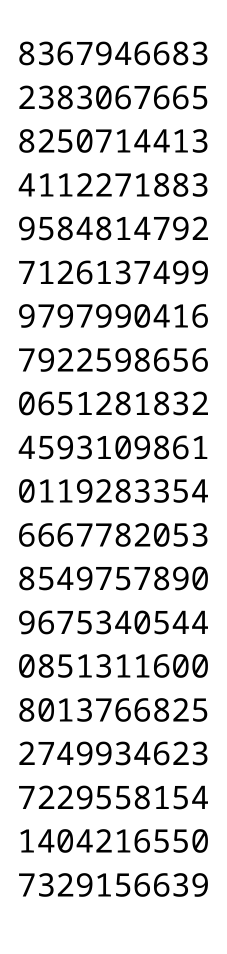
#> input picture example.png, 454 x 1907 px (shown at 1/2 size)
$ python template_matching_OCR.py
#> lines starting #> are read from the running program, lines starting #| are printed output that depends on the picture; after the words box and inside, x2 and y2 are one past the last pixel; in counts of white or black regions, pixels touching at a corner belong together
# -*- coding: utf-8 -*-
"""
Spyder Editor

This is a temporary script file.
"""


import cv2
import numpy as np
img_rgb = cv2.imread('example.png')
#> img_rgb is the input picture: shape (1907, 454, 3); min 0, max 255, mean 222.7
img_gray = cv2.cvtColor(img_rgb, cv2.COLOR_BGR2GRAY)
h , w = img_gray.shape
#> h = 1907; w = 454


def non_max(row ):
    c = []
    points = []
    result  = []
    co = row.copy()
    for i  in range(len(row)):
        if co[i] != ():
            c.append(row[i])
            for j  in range(len(row)):
                if co[j] != ():
                    if(abs(row[i][0 ] - row[j][0] )< 5 and abs(row[i][1 ] - row[j][1]) < 5 ):
                        c.append(row[j])
                        co[j] = ()

            points.append(c)
            co[i] =()
            c=[]
    for p in  points:
        l = len(p)
        x = 0
        y = 0
        for t in p:
            x+=t[0 ]
            y += t[1]
        result.append((x/l , y/l , p[0][2]) )
    return result


result = [ ]
for i in range(10):
    row =[]
    template = cv2.imread( str(i)+'.png' , 0)
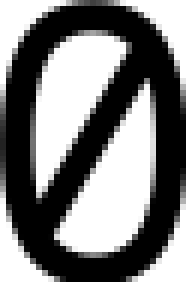
#> input picture 0.png, 31 x 47 px (shown 6 times larger)
#> template is the input picture: shape (47, 31); min 0, max 255, mean 125.2
    w, h = template.shape[::-1]
#> w = 31; h = 47
    res = cv2.matchTemplate(img_gray, template, cv2.TM_CCOEFF_NORMED)
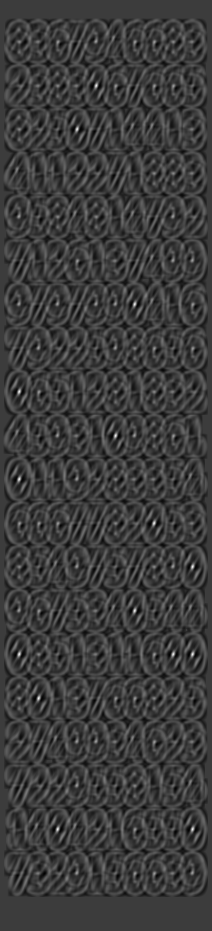
#> res: shape (1861, 424) float32 (shown at 1/2 size); min -0.314, max 1, mean -0.00216; drawn with min black and max white
    threshold = .9
    loc = np.where(res >= threshold)  # cv2.minMaxLoc(res)
#> loc = 39 positions, rows 170 to 1659, columns 38 to 385
    for pt in zip(*loc[::-1]):
        cv2.rectangle(img_rgb, pt, (pt[0] + w, pt[1] + h), (0, 0, 255), 2)
        row.append((pt[0] ,pt[1] , i))
#> this loop made 39 passes
#> pt on passes 1 to 12: (192, 170), (192, 171), (192, 172), (154, 257), (154, 258), (269, 607), (269, 608), (269, 609), (38, 782), (38, 783), (38, 784), (231, 870)
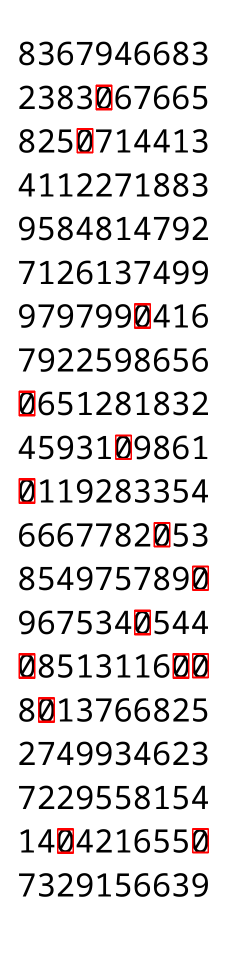
#> img_rgb: shape (1907, 454, 3) (shown at 1/2 size); 0.98% of pixels changed, all inside (x1, y1, x2, y2) = (37, 169, 418, 1708)
#> after the loop, row = 39 items, first 6: (192, 170, 0), (192, 171, 0), (192, 172, 0), (154, 257, 0), (154, 258, 0), (269, 607, 0)
    result+= non_max(row)
#> in non_max, `co = row.copy()`: co has the same summary as row outside non_max
#> the loop in non_max, `for i  in range(len(row)):` made 39 passes
#> after the loop in non_max, `for i  in range(len(row)):`: co = 39 items, first 6: (), (), (), (), (), (); points = 15 items
#> the loop in non_max, `for p in  points:` made 15 passes
#> (p, l) on passes 1, 2, 3, 4, 5, 6, 7, 8, 10, 12: ([(192, 170, 0), (192, 170, 0), (192, 171, 0), (192, 172, 0)], 4), ([(154, 257, 0), (154, 257, 0), (154, 258, 0)], 3), ([(269, 607, 0), (269, 607, 0), (269, 608, 0), (269, 609, 0)], 4), ([(38, 782, 0), (38, 782, 0), (38, 783, 0), (38, 784, 0)], 4), ([(231, 870, 0), (231, 870, 0), (231, 871, 0)], 3), ([(38, 957, 0), (38, 957, 0), (38, 958, 0), (38, 959, 0)], 4), ([(308, 1045, 0), (308, 1045, 0), (308, 1046, 0)], 3), ([(385, 1132, 0), (385, 1132, 0), (385, 1133, 0)], 3), ([(38, 1307, 0), (38, 1307, 0), (38, 1308, 0), (38, 1309, 0)], 4), ([(385, 1307, 0), (385, 1307, 0), (385, 1308, 0)], 3)
#> l on passes 9, 11, 14: 4, 4, 4
#> after the loop in non_max, `for p in  points:`: result = [(192, 170.8, 0), (154, 257.3, 0), (269, 607.8, 0), (38, 782.8, 0), (231, 870.3, 0), (38, 957.8, 0), (308, 1045.3, 0), (385, 1132.3, 0), (269, 1220.8, 0), (38, 1307.8, 0), (346, 1307.8, 0), (385, 1307.3, 0), (77, 1395.8, 0), (115, 1657.8, 0), (385, 1657.3, 0)]
#> (the run stopped early here; a loop or call above may not have finished)
